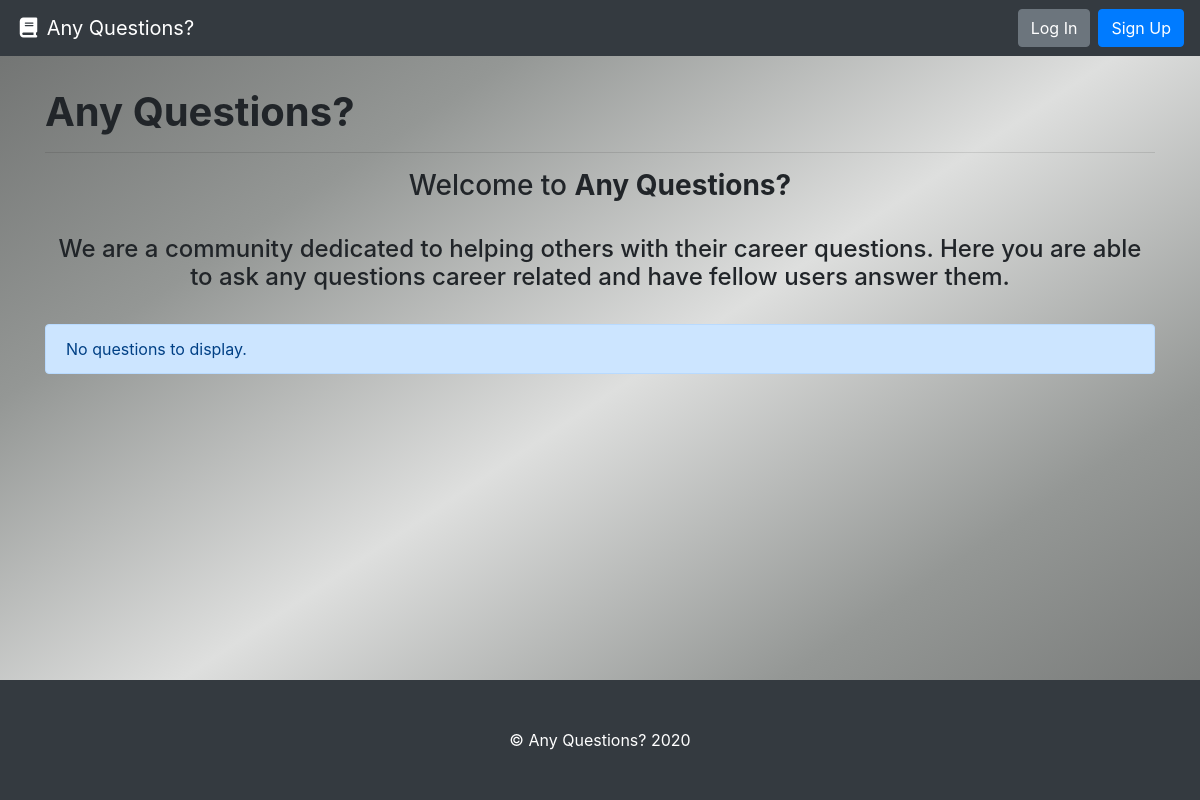
The app's page /, older data.
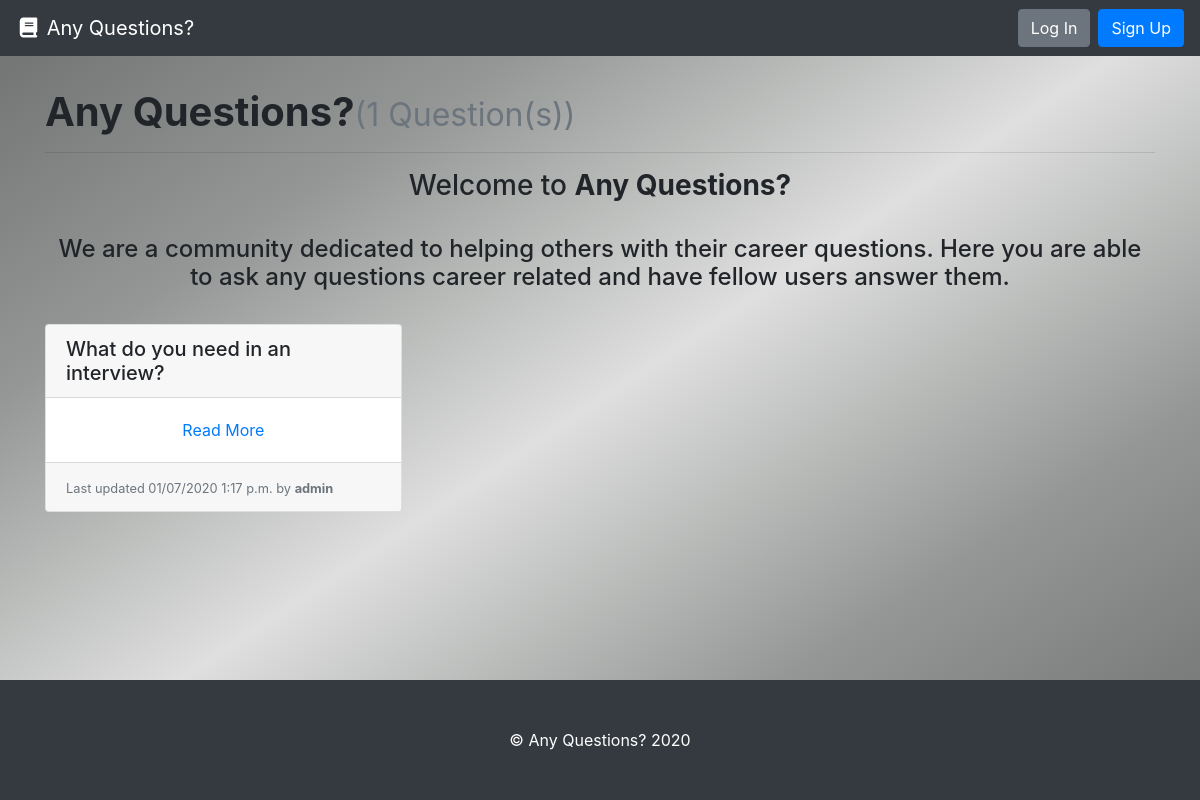
The same page, newer data.
### question/models.py (models this page shows, shortened)
class Question(models.Model):
    question_text = models.CharField(max_length=settings.QUESTION_NAME_MAX_LENGTH, unique=True,
                             help_text="Title of your question.")
    author = models.ForeignKey(User, on_delete=models.PROTECT,
                            help_text="The user that posted this question.")
    slug = models.CharField(max_length=settings.QUESTION_NAME_MAX_LENGTH, blank=True, editable=False,
                            help_text="Unique URL path to access this question. Generated by the system.")
    created = models.DateTimeField(auto_now_add=True,
                                   help_text="The date and time this question was created. Automatically generated when the model saves.")
    modified = models.DateTimeField(auto_now=True,
                                    help_text="The date and time this page was updated. Automatically generated when the model updates.")

### question/views.py (the view)
# urls.py: path('', QuestionListView.as_view(), name='question-list-view'),
class QuestionListView(ListView):
    model = Question
    def get(self, request):
        questions = self.get_queryset().all()
        return render(request, 'index.html', {
          'questions': questions
        })

### question/templates/index.html (shortened to what this page needs)
{% extends 'base.html' %}
{% load static %}
        {% block head %}
        <link rel="stylesheet" type="text/css" href="{% static 'question/style.css' %}">
        {% endblock head %}
{% block content %}
  <h1><b>Any Questions?</b>{% if questions %}<small class="text-muted">({{ questions|length }} Question(s))</small>{% endif %}</h1>
  <hr>
  <center><h3>Welcome to <b>Any Questions?</b></h3>
    <br>
    <h4>We are a community dedicated to helping others with their career questions.
    Here you are able to ask any questions career related
    and have fellow users answer them.</h4></center>
    <br>
  {% if questions %}
    <div class="card-columns">
      {% for question in questions %}
        {% include "partials/card.html" %}
      {% endfor %}
    </div>
  {% else %}
    <div class="alert alert-primary" role="alert">No questions to display.</div>
  {% endif %}
{% endblock %}

### question/templates/partials/card.html
<div class="card mb-3">
    <h5 class="card-header ">{{ question.question_text }}</h5>
    <div class="card-body border-dark">
        <div class="text-center"><a href="{% url 'question-details-page' question.slug %}" title="Read More">Read More</a></div>
    </div>
    <div class="card-footer">
      <small class="text-muted">Last updated {{ question.modified|date:"SHORT_DATETIME_FORMAT" }} by <b>{{ question.author.username }}</b></small>
    </div>
  </div>

Row changes from the older to the newer data that the page shows:
added Question: question_text "What do you need in an interview?", modified "01/07/2020 1:17 p.m.", author.username "admin"
Text that changed along with them:
{{ questions|length }}: (not shown) → "1"
text no longer shown: "No questions to display."
text now shown: "( Question(s))"
